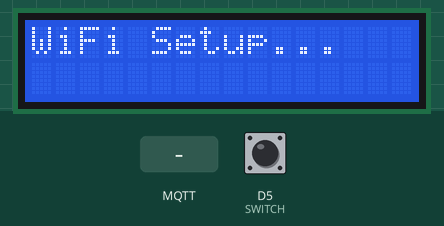
Simulated run of this sketch. Board: ESP8266 (NodeMCU). On the bench: 16×2 character LCD. Inputs (shaded band) come from the test bench; at power-on: D5 (SWITCH) LOW. WiFi joins after 1.5 s; servers stay silent unless stated; storage starts empty; random numbers use the default seed unless the sketch sets one; no MQTT or app messages arrive unless stated; what the sketch prints to the serial monitor is not drawn.

Above: at 0.1 s.
2.9 s: MQTT message "0" arrives on the third subscribed topic
At 3.6 s:
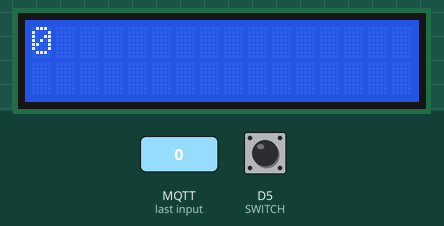
4.4 s: MQTT message "on" arrives on the third subscribed topic
At 4.8 s:
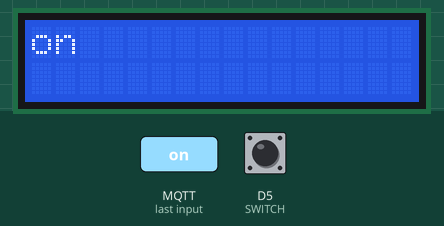
5.9 s: MQTT message "0" arrives on the second subscribed topic
At 7.0 s:
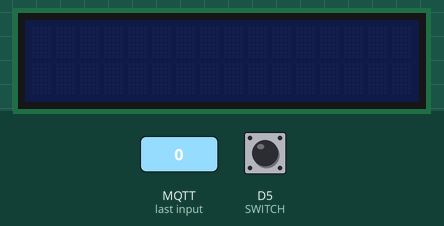
Timing chart, 0 to 8.9 s (numbered marks = the images above; inputs shaded):
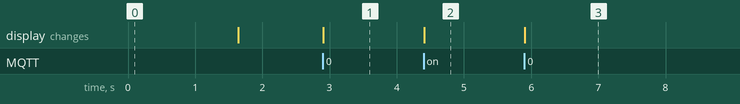

Measured:
- after the input at 2.9 s, the display: changes at once (image 1)
- after the input at 4.4 s, the display: changes at once (image 2)
- after the input at 5.9 s, the display: changes at once (image 3)

The sketch:

Klingel.ino
```cpp
#include <FS.h>
#include <ESP8266WiFi.h>
#include <PubSubClient.h>
#include <WiFiManager.h>
#include <ArduinoJson.h>
#include <LiquidCrystal_I2C.h>

#define SWITCH D5
// LCD: D1 SCL, D2 SDA (also used: 5V, GND)

// MQTT Topics, WiFi Config
//--------------------------------
const char* MQTT_TOPIC_ACTION = "/MED/Klingel/Press";
const char* MQTT_TOPIC_SETTING_INTERVAL = "/MED/Klingel/Settings/MinInterval";
const char* MQTT_TOPIC_SETTING_DISPLAY_DURATION = "/MED/Klingel/Settings/DisplayDuration";
const char* MQTT_TOPIC_TEXT = "/MED/Klingel/Display/Text";
const char* SSID = "Klingel WiFi Setup";
const char* WIFI_PASSWORD = "123";
//--------------------------------

// MQTT-Broker (data inserted via setup_wifi())
// no empty initiliazitions ( = "" ), otherwise they somehow overwrite data loaded from the config *after* said data was loaded...
//--------------------------------
char* MQTT_SERVER = "192.168.";
char* MQTT_PORT = "1883"; //changed to char* for simplicity, consider returning to int
char* MQTT_USER = "user (optional)";
char* MQTT_PASSWORD = "user password (optional)";
//--------------------------------

// LCD-Display Setup
//--------------------------------
const int LCD_COLUMNS = 16; // Alt: 20
const int LCD_ROWS = 2; // Alt: 4
LiquidCrystal_I2C lcd(0x27, LCD_COLUMNS, LCD_ROWS);
//--------------------------------

WiFiClient espClient;
PubSubClient mqtt_client(espClient);

long lastPressTime = 0;
long MIN_PRESS_INTERVAL = 5000;//setting updated via MQTT
long lastDisplayEnableTime = 0;
long DISPLAY_ENABLE_DURATION = 20000;//setting updated via MQTT

void setup_wifi()
{
  delay(10);
  randomSeed(micros());
  //attempt loading parameters from filesystem
  loadMQTTParametersFromFS();

  WiFiManager wifiManager;

  //create custom parameters for MQTT data (potentially filled with previously loaded data)
  WiFiManagerParameter param_mqtt_server("server", "MQTT Server", MQTT_SERVER, 15); //15 -> IPv4. Include IPv6/URI?
  WiFiManagerParameter param_mqtt_port("port", "MQTT Port", MQTT_PORT, 6);
  WiFiManagerParameter param_mqtt_user("user", "MQTT User (optional)", MQTT_USER, 32);
  WiFiManagerParameter param_mqtt_password("password", "MQTT Password (optional)", MQTT_PASSWORD, 64);

  wifiManager.addParameter(&param_mqtt_server);
  wifiManager.addParameter(&param_mqtt_port);
  wifiManager.addParameter(&param_mqtt_user);
  wifiManager.addParameter(&param_mqtt_password);

  while (!wifiManager.autoConnect(SSID, WIFI_PASSWORD))
  {
    //failed to connect, wait 5s and retry
    delay(5000);
  }

  //Succesfully connected, read custom parameters & apply them
  MQTT_SERVER = strdup(param_mqtt_server.getValue());
  MQTT_PORT = strdup(param_mqtt_port.getValue());
  MQTT_USER = strdup(param_mqtt_user.getValue());
  MQTT_PASSWORD = strdup(param_mqtt_password.getValue());

  saveMQTTParametersToFS();
}

// write MQTT configuration to filesystgem in .json file
void saveMQTTParametersToFS()
{
  Serial.println("saving config");
  DynamicJsonDocument doc(256);
  doc["mqtt_server"] = MQTT_SERVER;
  doc["mqtt_port"] = MQTT_PORT;
  doc["mqtt_user"] = MQTT_USER;
  doc["mqtt_pass"] = MQTT_PASSWORD;

  File configFile = SPIFFS.open("/config.json", "w");
  if (configFile)
  {
    serializeJson(doc, configFile);
    configFile.flush();
    configFile.close();
  }
}

// read MQTT configuration from filesystem
void loadMQTTParametersFromFS()
{
  if (SPIFFS.begin())
  {
    if (SPIFFS.exists("/config.json"))
    {
      File configFile = SPIFFS.open("/config.json", "r");
      if (configFile)
      {
        DynamicJsonDocument doc(256);
        DeserializationError error = deserializeJson(doc, configFile);
        if (error)
          return;

        //json parsed, store values
        strcpy(MQTT_SERVER, doc["mqtt_server"]);
        strcpy(MQTT_PORT, doc["mqtt_port"]);
        strcpy(MQTT_USER, doc["mqtt_user"]);
        strcpy(MQTT_PASSWORD, doc["mqtt_pass"]);
      }
    }
  }
}

//print as much of given char[] to connected LCD
void printTextToLCD(char receivedPayload[], int length){
  int charCounter = 0, rowCounter = 0;
  int i = 0;

  lcd.clear();
  lcd.backlight();
  lcd.setCursor(0, rowCounter);

  //print chars while there are still rows available
  while(rowCounter < LCD_ROWS){
    lcd.print(receivedPayload[charCounter]);

    i++;
    charCounter++;
    if(charCounter >= length){
      break;// stop printing if we reached end of passed in char[]
    }

    if(i == LCD_COLUMNS){
      rowCounter++;// update row num if printed to all cells on current row
      i = 0;
      if(rowCounter == LCD_ROWS){
        break;// stop printing if last row finished
      }
      lcd.setCursor(0, rowCounter);
    }
  }
  lastDisplayEnableTime = millis();
}

// callback method for settings changes
void settingsCallback(char *topic, byte *payload, unsigned int length)
{
  char receivedPayload[length];
  for (int i = 0; i < length; i++)
  {
    receivedPayload[i] = (char)payload[i];
    delay(1);//remove this and everything burns (i.e. random symbols are appended to the end of receivedPayload, atoi() becomes inaccurate). why? I don't know.
  }

  // Update local settings or text on LCD depending on topic
  if(strcmp(topic, MQTT_TOPIC_SETTING_INTERVAL) == 0)
    MIN_PRESS_INTERVAL = atoi(receivedPayload) * 1000;// convert s to ms
  else if(strcmp(topic, MQTT_TOPIC_SETTING_DISPLAY_DURATION) == 0)
    DISPLAY_ENABLE_DURATION = atoi(receivedPayload) * 1000;// convert s to ms
  else if(strcmp(topic, MQTT_TOPIC_TEXT) == 0)
    printTextToLCD(receivedPayload, length);
}

//continually attempt to reconnect to MQTT broker until possible
void reconnect()
{
  // Loop until we're reconnected
  while (!mqtt_client.connected())
  {
    // Create a random client ID
    String clientId = "Client-";
    clientId += String(random(0xffff), HEX);

    // Attempt to connect
    if (mqtt_client.connect(clientId.c_str(), MQTT_USER, MQTT_PASSWORD))
    {
      // Once connected, (re-)subscribe to settings and text
      mqtt_client.subscribe(MQTT_TOPIC_SETTING_INTERVAL);
      mqtt_client.subscribe(MQTT_TOPIC_SETTING_DISPLAY_DURATION);
      mqtt_client.subscribe(MQTT_TOPIC_TEXT);
    }
    else
    {
      delay(5000); // Wait 5 seconds before retrying
    }
  }
}

//initial setup called on startup
void setup()
{
  Serial.begin(115200);
  lcd.init();
  lcd.backlight();
  lcd.print("WiFi Setup...");
  setup_wifi();

  lcd.clear();
  lcd.setCursor(0, 0);
  lcd.print("MQTT Setup...");
  mqtt_client.setServer(MQTT_SERVER, atoi(MQTT_PORT));
  mqtt_client.setCallback(settingsCallback);

  lcd.clear();
  lcd.noBacklight();
  pinMode(SWITCH, INPUT); //enable Klingel-button as input
}

void loop()
{
  if (!mqtt_client.connected())
  {
    reconnect();
  }

  mqtt_client.loop();

  // Klingel-button update
  if (millis() - lastPressTime > MIN_PRESS_INTERVAL)
  {//only check press if interval has passed
    if(digitalRead(SWITCH) == 1){
      //pressed
      lastPressTime = millis();
      String val_str = "Pressed";// any value will do
      char val_buff[val_str.length() + 1];
      val_str.toCharArray(val_buff, val_str.length() + 1);
      mqtt_client.publish(MQTT_TOPIC_ACTION, val_buff);
    }
  }

  //LCD update
  if(lastDisplayEnableTime != 0 && (millis() - lastDisplayEnableTime > DISPLAY_ENABLE_DURATION)){
    lcd.clear();
    lcd.noBacklight();
    lastDisplayEnableTime = 0;
  }
}
```
